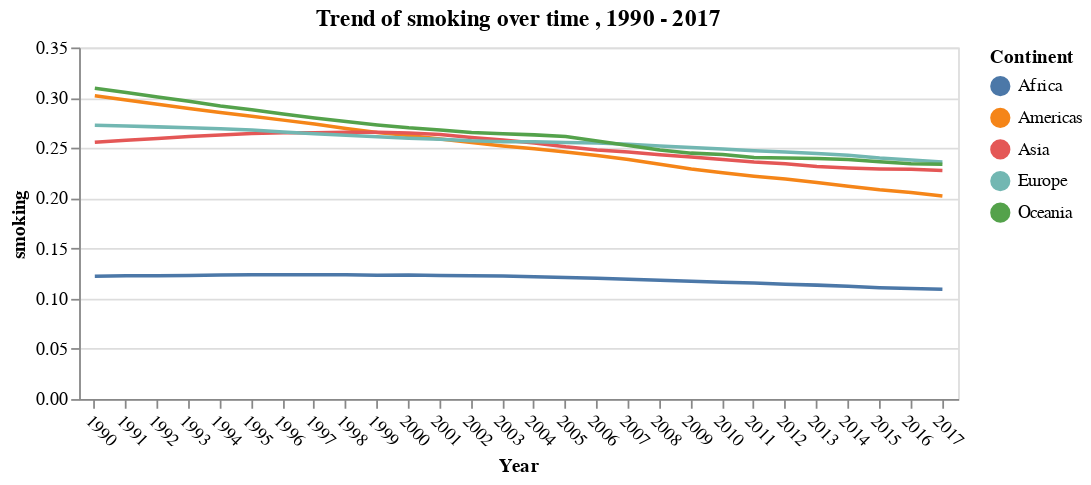

Notebook cell for this chart:
### Code cell
# select a point for which to provide details-on-demand
label = alt.selection_single(
    encodings=['x'], # limit selection to x-axis value
    on='mouseover',  # select on mouseover events
    nearest=True,    # select data point nearest the cursor
    empty='none'     # empty selection includes no data points
)

# define our base line chart of stock prices
base = alt.Chart().mark_line().encode(
    alt.X('year:O', title = 'Year', axis=alt.Axis(labelAngle=45)),
    alt.Y('smoking', title = 'smoking'),
    alt.Color('continent:N', title = 'Continent'
             )
)

alt.layer(
    base, # base line chart
    
    # add a rule mark to serve as a guide line
    alt.Chart().mark_rule(color='#aaa').encode(
        x='year:O'
    ).transform_filter(label),
    
    # add circle marks for selected time points, hide unselected points
    base.mark_circle().encode(
        opacity=alt.condition(label, alt.value(1), alt.value(0))
    ).add_selection(label),

    # add white stroked text to provide a legible background for labels
    base.mark_text(align='left', dx=5, dy=-5, stroke='white', strokeWidth=2).encode(
        text='smoking:Q'
    ).transform_filter(label),

    # add text labels for life expectancy
    base.mark_text(align='left', dx=5, dy=-5).encode(
        text='smoking:Q'
    ).transform_filter(label),

    # Add the data here
    data = factors_data
).properties(
    width=500,
    height=200,
    title='Trend of smoking over time , 1990 - 2017'
)

### Figure 1 — Vega-Lite specification as saved in the notebook (floating-point values rounded to 4 significant figures; data arrays with more than 128 entries replaced by an {"elided": "..."} marker saying what was removed)
{"$schema": "https://vega.github.io/schema/vega-lite/v3.4.0.json", "config": {"mark": {"tooltip": null}, "view": {"height": 300, "width": 400}}, "data": {"name": "data-9f5b26a249f9a140336262dc8201e3b9"}, "datasets": {"data-9f5b26a249f9a140336262dc8201e3b9": {"elided": "140 records"}}, "height": 200, "layer": [{"encoding": {"color": {"field": "continent", "title": "Continent", "type": "nominal"}, "x": {"axis": {"labelAngle": 45}, "field": "year", "title": "Year", "type": "ordinal"}, "y": {"field": "smoking", "title": "smoking", "type": "quantitative"}}, "mark": "line"}, {"encoding": {"x": {"field": "year", "type": "ordinal"}}, "mark": {"color": "#aaa", "type": "rule"}, "transform": [{"filter": {"selection": "selector007"}}]}, {"encoding": {"color": {"field": "continent", "title": "Continent", "type": "nominal"}, "opacity": {"condition": {"selection": "selector007", "value": 1}, "value": 0}, "x": {"axis": {"labelAngle": 45}, "field": "year", "title": "Year", "type": "ordinal"}, "y": {"field": "smoking", "title": "smoking", "type": "quantitative"}}, "mark": "circle", "selection": {"selector007": {"empty": "none", "encodings": ["x"], "nearest": true, "on": "mouseover", "type": "single"}}}, {"encoding": {"color": {"field": "continent", "title": "Continent", "type": "nominal"}, "text": {"field": "smoking", "type": "quantitative"}, "x": {"axis": {"labelAngle": 45}, "field": "year", "title": "Year", "type": "ordinal"}, "y": {"field": "smoking", "title": "smoking", "type": "quantitative"}}, "mark": {"align": "left", "dx": 5, "dy": -5, "stroke": "white", "strokeWidth": 2, "type": "text"}, "transform": [{"filter": {"selection": "selector007"}}]}, {"encoding": {"color": {"field": "continent", "title": "Continent", "type": "nominal"}, "text": {"field": "smoking", "type": "quantitative"}, "x": {"axis": {"labelAngle": 45}, "field": "year", "title": "Year", "type": "ordinal"}, "y": {"field": "smoking", "title": "smoking", "type": "quantitative"}}, "mark": {"align": "left", "dx": 5, "dy": -5, "type": "text"}, "transform": [{"filter": {"selection": "selector007"}}]}], "title": "Trend of smoking over time , 1990 - 2017", "width": 500}
